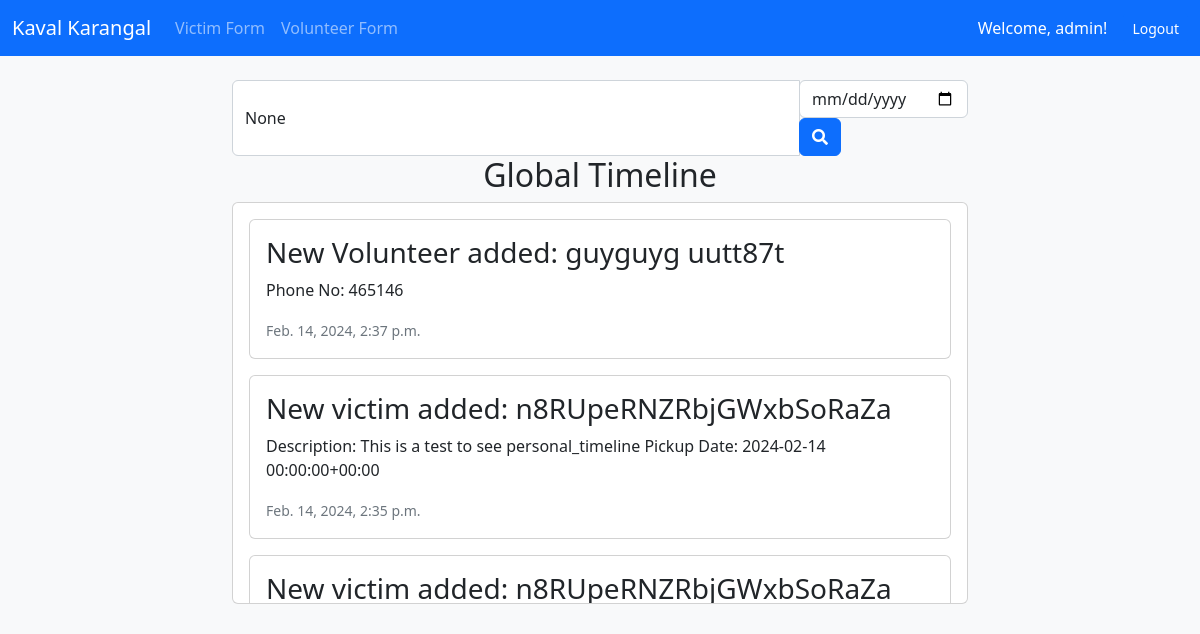
The page /timeline/global/ (signed in) on the database its author committed.
### timeline/models.py (models this page shows, shortened)
class TimelineEvent(models.Model):
    title = models.CharField(max_length=100)
    description = models.TextField()
    date = models.DateTimeField(auto_now_add=True)
    user = models.ForeignKey(User, on_delete=models.CASCADE, default=1)

### timeline/views.py (the view)
# urls.py: path('global/', views.global_timeline, name='global_timeline'),
@login_required
def global_timeline(request):
    if not request.user.is_superuser:
        return render(request, 'timeline/access_denied.html')
    query = request.GET.get('q')
    date = request.GET.get('date')
    events = TimelineEvent.objects.all()
    if query:
        events = events.filter(Q(title__icontains=query))
    if date:
        events = events.filter(date__date=date)
    events = events.order_by('-date')
    user = request.user
    return render(request, 'timeline/global_timeline.html', {'events': events, 'query': query, 'date': date, 'user': user})

### timeline/templates/timeline/global_timeline.html
{% extends "layout/base.html" %}
{% load django_bootstrap5 %}
{% block content %}
<br>
<div class="container">
    <div class="row justify-content-center">
        <div class="col-md-8">
            <form method="GET" action="{% url 'timeline:global_timeline' %}">
                <div class="input-group">
                    <input type="text" name="q" placeholder="Search..." value="{{ query }}" class="form-control">
                    <div class="input-group-append">
                        <input type="date" name="date" class="form-control">
                        <button type="submit" class="btn btn-primary">
                            <i class="fas fa-search"></i>
                        </button>
                    </div>
                </div>
            </form>
        </div>
    </div>
</div>
<div class="container">
    <div class="row justify-content-center">
        <div class="col-md-8">
            <h2 class="text-center">Global Timeline</h2>
            <div class="card">
                <div class="card-body" style="overflow-y: scroll; max-height: 400px;">
                    {% if events %}
                        {% for event in events %}
                            <div class="card mb-3">
                                <div class="card-body">
                                    <h3 class="card-title">{{ event.title }}</h3>
                                    <p class="card-text">{{ event.description }}</p>
                                    <p class="card-text"><small class="text-muted">{{ event.date }}</small></p>
                                </div>
                            </div>
                        {% endfor %}
                    {% else %}
                        <p>No events found.</p>
                    {% endif %}
                </div>
            </div>
        </div>
    </div>
</div>
{% endblock %}

### templates/layout/navbar.html (shortened to what this page needs)
<nav class="navbar navbar-expand-md bg-primary navbar-dark">
  <div class="container-fluid">
    <a class="navbar-brand" href="homepage">Kaval Karangal</a>
    <div class="collapse navbar-collapse" id="navbarSupportedContent">
      <ul class="navbar-nav me-auto mb-2 mb-lg-0">
        <li class="nav-item">
          <a class="nav-link" href="victims/index">Victim Form</a>
        </li>
        <li class="nav-item">
          <a class="nav-link" href="volunteers/index">Volunteer Form</a>
        </li>
      </ul>
      {% if user.is_authenticated %}
        <span class="me-3 text-white">Welcome, {{ user.username }}!</span>
          <a class="nav-link" href="{% url 'logout' %}">
            <button class="btn btn-primary btn-sm" type="submit">Logout</button>
          </a>
      {% endif %}
      </div>
  </div>
</nav>

### rows shown on the page
TimelineEvent: title "New Volunteer added: guyguyg uutt87t", description "Phone No: 465146", date "Feb. 14, 2024, 2:37 p.m."
TimelineEvent: title "New victim added: n8RUpeRNZRbjGWxbSoRaZa", description "Description: This is a test to see personal_timeline Pickup Date: 2024-02-14 00:00:00+00:00", date "Feb. 14, 2024, 2:35 p.m."
TimelineEvent: title "New victim added: n8RUpeRNZRbjGWxbSoRaZa"

### other values the page prints
{{ user.username }} "admin"
